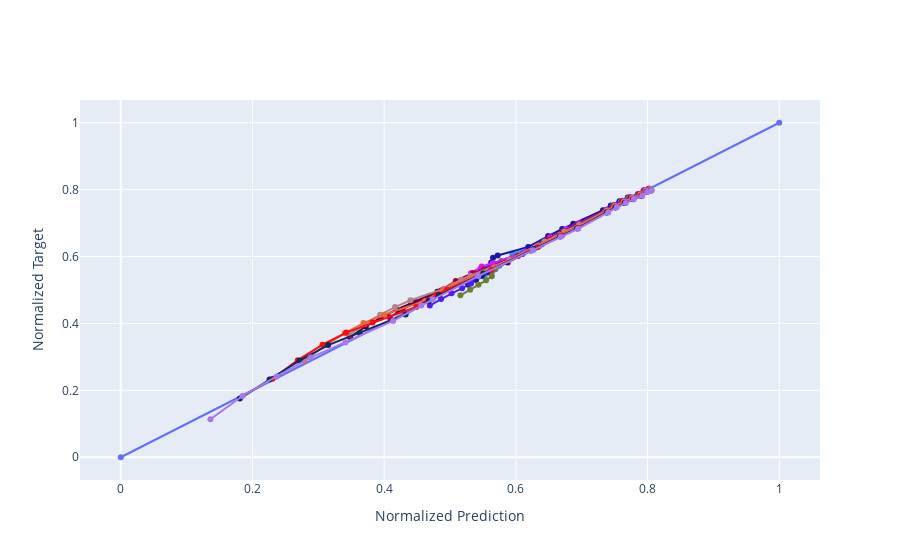

The code cell stored with this chart in its notebook:
### Markdown cell above
## Parity Plot of Test Error

### Code cell
pallete = plotly.colors.qualitative.Dark24*10

fig = go.Figure()
fig.add_trace(go.Scatter(x = [0,1], y = [0,1], showlegend=False, mode="markers+lines"))

for i in range(0, len(X_test), batch_size):
    fig.add_trace(go.Scatter(x = model.predict(X_test[i:i+batch_size],verbose=0).flatten(), 
                             y = y_test[i:i+batch_size], 
                             showlegend=False, mode="markers+lines", name='batch',
                             line_color = pallete[i]))
fig.update_yaxes(title='Normalized Target')
fig.update_xaxes(title='Normalized Prediction')
